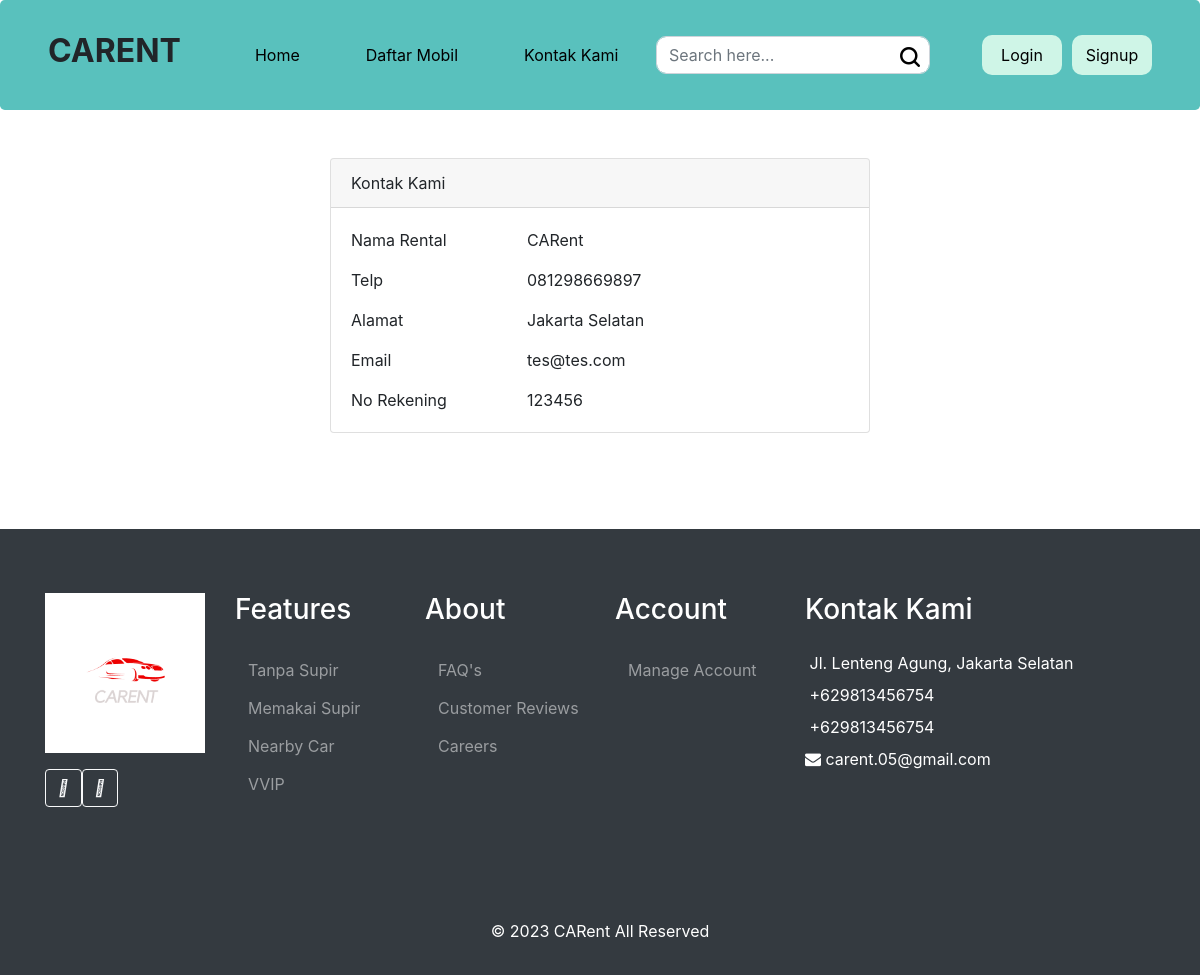
The page /kontak.php on the database its author committed.
### tables this page shows
CREATE TABLE `infoweb` (
  `id` int(11) NOT NULL,
  `nama_rental` varchar(255) DEFAULT NULL,
  `telp` varchar(15) DEFAULT NULL,
  `alamat` text DEFAULT NULL,
  `email` varchar(255) DEFAULT NULL,
  `no_rek` text DEFAULT NULL,
  `updated_at` timestamp NOT NULL DEFAULT current_timestamp()
);

### koneksi/koneksi.php (called while the page is built, shortened)
<?php
    $user = 'root';
    $pass = '';
    $koneksi = new PDO("mysql:host=localhost;dbname=codekop_free_rental_mobil", $user, $pass);
    $sql_web = "SELECT * FROM infoweb WHERE id = 1";
    $row_web = $koneksi->prepare($sql_web);
    $row_web->execute();
    $info_web = $row_web->fetch(PDO::FETCH_OBJ);
?>

### kontak.php (the view, shortened to what this page needs)
<?php
    require 'koneksi/koneksi.php';
    include 'header.php';
?>
<br>
<br>
<div class="container">
    <div class="row">
        <div class="col-sm-6 mx-auto">
            <div class="card">
                <div class="card-header">
                    Kontak Kami
                </div>
                <div class="card-body">
                    <div class="row">
                        <div class="col-sm-4">Nama Rental</div>
                        <div class="col-sm-8"><?= $info_web->nama_rental;?></div>
                    </div>
                    <div class="row mt-3">
                        <div class="col-sm-4">Telp</div>
                        <div class="col-sm-8"><?= $info_web->telp;?></div>
                    </div>
                    <div class="row mt-3">
                        <div class="col-sm-4">Alamat</div>
                        <div class="col-sm-8"><?= $info_web->alamat;?></div>
                    </div>
                    <div class="row mt-3">
                        <div class="col-sm-4">Email</div>
                        <div class="col-sm-8"><?= $info_web->email;?></div>
                    </div>
                    <div class="row mt-3">
                        <div class="col-sm-4">No Rekening</div>
                        <div class="col-sm-8"><?= $info_web->no_rek;?></div>
                    </div>
                </div>
            </div>
        </div>
    </div>
</div>
<br>
<br>
<br>
<?php include 'footer.php';?>

### header.php (shortened to what this page needs)
<!doctype html>
<html lang="en">
  <head>
    <link rel="stylesheet" href="header.css">
    <link rel="stylesheet" href="assets/css/bootstrap.css" >
    <link rel="stylesheet" href="assets/css/font-awesome.css" >
  </head>
  <body>
    <div class="jumbotron pt-4 pb-4" style="background-color: #59C1BD">
        <nav class="navbar navbar-expand-lg">
        <h2><b style="text-transform:uppercase;"><?= $info_web->nama_rental;?> </b></h2>
        <div class="collapse navbar-collapse" id="navbarTogglerDemo01">
            <ul class="navbar-nav mr-auto mt-2 mt-lg-0">
                <li class="nav-item active">
                    <a class="nav-link" href="index.php">Home <span class="sr-only">(current)</span></a>
                </li>
                <li class="nav-item active">
                    <a class="nav-link" href="blog.php">Daftar Mobil</a>
                </li>
                <li class="nav-item active">
                    <a class="nav-link" href="kontak.php">Kontak Kami</a>
                </li>
            </ul>
            </div>
            <div class="search-bx">
                <form class="form-inline" method="get" action="blog.php">
                    <input class="form-control mr-sm-2" type="search" name="cari" placeholder="Search here..." aria-label="Search">
                    <button class="btn btn-outline-success my-2 my-sm-0" type="submit"><img src="./assets/image/search.png" alt="" width="20px"></button>
                </form>
            </div>
            <?php if($_SESSION['USER']){?>
            <div class="account">
                <?php }else{?>
                <a href="login.php"><button class="login-btn" style="border: none; background-color: #CFF5E7; margin-right: 10px; border-radius: 10px; width: 80px; height: 40px; cursor: pointer;">Login</button></a>
                <a href="signup.php"><button class="signup-btn" style="border: none; background-color: #CFF5E7; border-radius: 10px; width: 80px; height: 40px; cursor: pointer;">Signup</button></a>
                <?php }?>
            </div>

### footer.php (shortened to what this page needs)
      <div class="footer mt-4 bg-dark text-white pt-3 pb-2">
            <div class="container py-5">
                <div class="row g-5">
                    <div class="col-lg-2 col-md-4">
                        <a href="index.php">
                            <img src="assets/image/2.png" class="img-fluid" alt="Logo CARent">
                        </a>
                        <div class="d-flex pt-2 mx-6 my-2">
                            <a class="btn btn-outline-light btn-social" href=""><i class="fab fa-instagram"></i></a>
                            <a class="btn btn-outline-light btn-social" href=""><i class="fab fa-facebook-f"></i></a>
                        </div>
                    </div>
                    <div class="col-lg-2 col-md-4">
                        <h3 class="text-white mb-4">Features</h3>
                        <a class="btn btn-link text-white-50" href="#">Tanpa Supir</a>
                        <a class="btn btn-link text-white-50" href="#">Memakai Supir</a>
                        <a class="btn btn-link text-white-50" href="#">Nearby Car</a>
                        <a class="btn btn-link text-white-50" href="#">VVIP</a>
                    </div>
                    <div class="col-lg-2 col-md-4">
                        <h3 class="text-white mb-4">About</h3>
                        <a class="btn btn-link text-white-50" href="#">FAQ's</a>
                        <a class="btn btn-link text-white-50" href="#">Customer Reviews</a>
                        <a class="btn btn-link text-white-50" href="#">Careers</a>
                    </div>
                    <div class="col-lg-2 col-md-4">
                        <h3 class="text-white mb-4">Account</h3>
                        <a class="btn btn-link text-white-50" href="#">Manage Account</a>
                    </div>
                    <div class="col-lg-4 col-md-6">
                        <h3 class="text-white mb-4">Kontak Kami</h3>
                        <p class="mb-2"><i class="fa fa-map-marker-alt me-3"></i> Jl. Lenteng Agung, Jakarta Selatan
                        </p>
                        <p class="mb-2"><i class="fa fa-mobile-alt me-3"></i> +629813456754</p>
                        <p class="mb-2"><i class="fa fa-phone-alt me-3"></i> +629813456754</p>
                        <p class="mb-2"><i class="fa fa-envelope me-3"></i> carent.05@gmail.com</p>
                    </div>
                </div>
            </div>
          <div class="footer mt-4 bg-dark text-white pt-3 pb-2">
            <div class="container">
              <p> <center>&copy; <?= date('Y');?> <?= $info_web->nama_rental;?> All Reserved </center></p>
            </div>
          </div>
        </div>
  </body>
</html>

### header.css (style rules this page uses)
.navbar-expand-lg .navbar-nav .nav-link { text-decoration: none; color: black; margin-left: 50px; }
.jumbotron { background-color: aquamarine; }
.form-inline input { border-radius: 10px; }
.form-inline button { border-radius: 10px; position: relative; right: 50px; border: none; background-color: none; }

### rows shown on the page
infoweb: nama_rental "CARENT", nama_rental "CARent", telp "081298669897", alamat "Jakarta Selatan", email "tes@tes.com", no_rek "123456"
